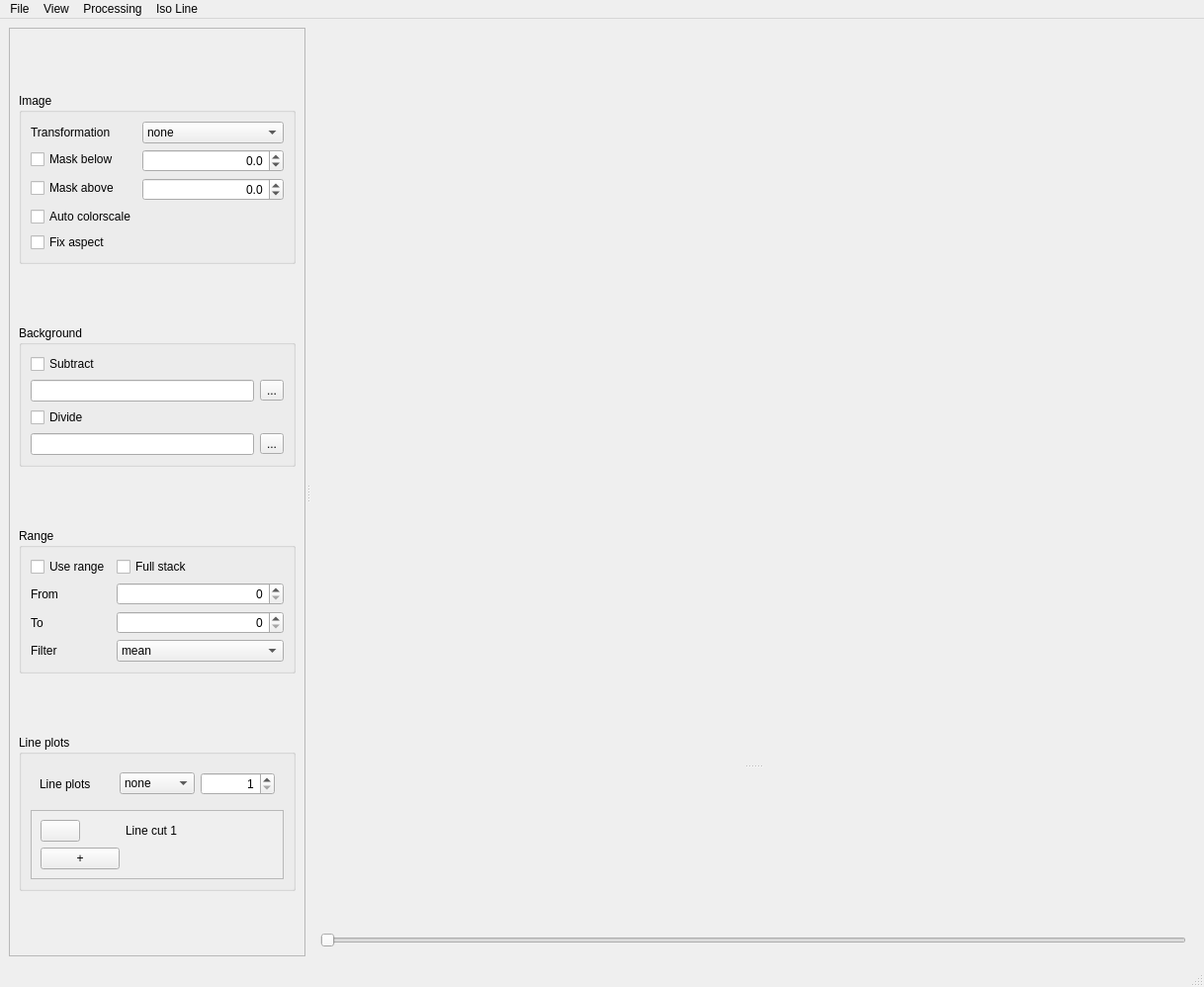
<?xml version="1.0" encoding="UTF-8"?>
<ui version="4.0">
 <class>MainWindow</class>
 <widget class="QMainWindow" name="MainWindow">
  <property name="geometry">
   <rect>
    <x>0</x>
    <y>0</y>
    <width>1218</width>
    <height>998</height>
   </rect>
  </property>
  <property name="minimumSize">
   <size>
    <width>1200</width>
    <height>900</height>
   </size>
  </property>
  <property name="windowTitle">
   <string>MainWindow</string>
  </property>
  <property name="windowIcon">
   <iconset>
    <normaloff>icon/icon32.png</normaloff>icon/icon32.png</iconset>
  </property>
  <widget class="QWidget" name="centralwidget">
   <layout class="QHBoxLayout" name="horizontalLayout">
    <item>
     <widget class="QSplitter" name="splitter">
      <property name="minimumSize">
       <size>
        <width>300</width>
        <height>0</height>
       </size>
      </property>
      <property name="lineWidth">
       <number>3</number>
      </property>
      <property name="midLineWidth">
       <number>2</number>
      </property>
      <property name="orientation">
       <enum>Qt::Horizontal</enum>
      </property>
      <property name="handleWidth">
       <number>6</number>
      </property>
      <property name="childrenCollapsible">
       <bool>false</bool>
      </property>
      <widget class="QFrame" name="frame">
       <property name="sizePolicy">
        <sizepolicy hsizetype="Preferred" vsizetype="Preferred">
         <horstretch>0</horstretch>
         <verstretch>0</verstretch>
        </sizepolicy>
       </property>
       <property name="minimumSize">
        <size>
         <width>300</width>
         <height>0</height>
        </size>
       </property>
       <property name="maximumSize">
        <size>
         <width>500</width>
         <height>16777215</height>
        </size>
       </property>
       <property name="acceptDrops">
        <bool>false</bool>
       </property>
       <property name="frameShape">
        <enum>QFrame::StyledPanel</enum>
       </property>
       <property name="frameShadow">
        <enum>QFrame::Raised</enum>
       </property>
       <layout class="QVBoxLayout" name="verticalLayout_2">
        <item>
         <spacer name="verticalSpacer">
          <property name="orientation">
           <enum>Qt::Vertical</enum>
          </property>
          <property name="sizeHint" stdset="0">
           <size>
            <width>20</width>
            <height>40</height>
           </size>
          </property>
         </spacer>
        </item>
        <item>
         <widget class="QGroupBox" name="groupBox_image">
          <property name="title">
           <string>Image</string>
          </property>
          <layout class="QFormLayout" name="formLayout_2">
           <item row="0" column="0">
            <widget class="QLabel" name="label">
             <property name="toolTip">
              <string>&lt;html&gt;&lt;head/&gt;&lt;body&gt;&lt;p&gt;Orientation of the displayed image, does not affect the 3D image stack. Currently &lt;span style=&quot; font-style:italic;&quot;&gt;not available&lt;/span&gt; in conjunction with ROI line plots.&lt;/p&gt;&lt;/body&gt;&lt;/html&gt;</string>
             </property>
             <property name="text">
              <string>Transformation</string>
             </property>
            </widget>
           </item>
           <item row="0" column="1">
            <widget class="QComboBox" name="comboBox_transform">
             <property name="toolTip">
              <string>&lt;html&gt;&lt;head/&gt;&lt;body&gt;&lt;p&gt;Orientation of the displayed image, does not affect the 3D image stack. Currently &lt;span style=&quot; font-style:italic;&quot;&gt;not available&lt;/span&gt; in conjunction with ROI line plots.&lt;/p&gt;&lt;/body&gt;&lt;/html&gt;</string>
             </property>
             <item>
              <property name="text">
               <string>none</string>
              </property>
             </item>
             <item>
              <property name="text">
               <string>flipUD</string>
              </property>
             </item>
             <item>
              <property name="text">
               <string>flipLR</string>
              </property>
             </item>
             <item>
              <property name="text">
               <string>transpose</string>
              </property>
             </item>
             <item>
              <property name="text">
               <string>rot90</string>
              </property>
             </item>
             <item>
              <property name="text">
               <string>rot180</string>
              </property>
             </item>
             <item>
              <property name="text">
               <string>rot270</string>
              </property>
             </item>
             <item>
              <property name="text">
               <string>rot180+tr</string>
              </property>
             </item>
            </widget>
           </item>
           <item row="1" column="0">
            <widget class="QCheckBox" name="checkBox_maskBelow">
             <property name="text">
              <string>Mask below</string>
             </property>
            </widget>
           </item>
           <item row="1" column="1">
            <widget class="QDoubleSpinBox" name="doubleSpinBox_maskBelow">
             <property name="cursor">
              <cursorShape>ArrowCursor</cursorShape>
             </property>
             <property name="locale">
              <locale language="C" country="AnyCountry"/>
             </property>
             <property name="alignment">
              <set>Qt::AlignRight|Qt::AlignTrailing|Qt::AlignVCenter</set>
             </property>
             <property name="correctionMode">
              <enum>QAbstractSpinBox::CorrectToNearestValue</enum>
             </property>
             <property name="showGroupSeparator" stdset="0">
              <bool>true</bool>
             </property>
             <property name="decimals">
              <number>1</number>
             </property>
             <property name="minimum">
              <double>-1000000.000000000000000</double>
             </property>
             <property name="maximum">
              <double>10000000.000000000000000</double>
             </property>
             <property name="singleStep">
              <double>10.000000000000000</double>
             </property>
            </widget>
           </item>
           <item row="3" column="0">
            <widget class="QCheckBox" name="checkBox_maskAbove">
             <property name="text">
              <string>Mask above</string>
             </property>
            </widget>
           </item>
           <item row="3" column="1">
            <widget class="QDoubleSpinBox" name="doubleSpinBox_maskAbove">
             <property name="cursor">
              <cursorShape>ArrowCursor</cursorShape>
             </property>
             <property name="mouseTracking">
              <bool>true</bool>
             </property>
             <property name="locale">
              <locale language="C" country="AnyCountry"/>
             </property>
             <property name="wrapping">
              <bool>false</bool>
             </property>
             <property name="alignment">
              <set>Qt::AlignRight|Qt::AlignTrailing|Qt::AlignVCenter</set>
             </property>
             <property name="correctionMode">
              <enum>QAbstractSpinBox::CorrectToNearestValue</enum>
             </property>
             <property name="decimals">
              <number>1</number>
             </property>
             <property name="minimum">
              <double>-1000000.000000000000000</double>
             </property>
             <property name="maximum">
              <double>10000000.000000000000000</double>
             </property>
             <property name="singleStep">
              <double>10.000000000000000</double>
             </property>
            </widget>
           </item>
           <item row="4" column="0">
            <widget class="QCheckBox" name="checkBox_autoColor">
             <property name="text">
              <string>Auto colorscale</string>
             </property>
            </widget>
           </item>
           <item row="5" column="0">
            <widget class="QCheckBox" name="checkBox_fixAspect">
             <property name="text">
              <string>Fix aspect</string>
             </property>
            </widget>
           </item>
          </layout>
         </widget>
        </item>
        <item>
         <spacer name="verticalSpacer_2">
          <property name="orientation">
           <enum>Qt::Vertical</enum>
          </property>
          <property name="sizeHint" stdset="0">
           <size>
            <width>20</width>
            <height>40</height>
           </size>
          </property>
         </spacer>
        </item>
        <item>
         <widget class="QGroupBox" name="groupBox_background">
          <property name="title">
           <string>Background</string>
          </property>
          <layout class="QGridLayout" name="gridLayout">
           <item row="0" column="0">
            <widget class="QCheckBox" name="checkBox_subtract">
             <property name="text">
              <string>Subtract</string>
             </property>
            </widget>
           </item>
           <item row="1" column="0">
            <widget class="QLineEdit" name="lineEdit_subtract">
             <property name="sizePolicy">
              <sizepolicy hsizetype="Preferred" vsizetype="Fixed">
               <horstretch>0</horstretch>
               <verstretch>0</verstretch>
              </sizepolicy>
             </property>
             <property name="minimumSize">
              <size>
               <width>200</width>
               <height>0</height>
              </size>
             </property>
             <property name="cursor">
              <cursorShape>IBeamCursor</cursorShape>
             </property>
            </widget>
           </item>
           <item row="1" column="1">
            <widget class="QToolButton" name="toolButton_subtract">
             <property name="text">
              <string>...</string>
             </property>
            </widget>
           </item>
           <item row="2" column="0">
            <widget class="QCheckBox" name="checkBox_divide">
             <property name="text">
              <string>Divide</string>
             </property>
            </widget>
           </item>
           <item row="3" column="0">
            <widget class="QLineEdit" name="lineEdit_divide">
             <property name="sizePolicy">
              <sizepolicy hsizetype="Preferred" vsizetype="Fixed">
               <horstretch>0</horstretch>
               <verstretch>0</verstretch>
              </sizepolicy>
             </property>
             <property name="minimumSize">
              <size>
               <width>200</width>
               <height>0</height>
              </size>
             </property>
            </widget>
           </item>
           <item row="3" column="1">
            <widget class="QToolButton" name="toolButton_divide">
             <property name="text">
              <string>...</string>
             </property>
            </widget>
           </item>
          </layout>
         </widget>
        </item>
        <item>
         <spacer name="verticalSpacer_3">
          <property name="orientation">
           <enum>Qt::Vertical</enum>
          </property>
          <property name="sizeHint" stdset="0">
           <size>
            <width>20</width>
            <height>40</height>
           </size>
          </property>
         </spacer>
        </item>
        <item>
         <widget class="QGroupBox" name="groupBox_range">
          <property name="toolTip">
           <string>&lt;html&gt;&lt;head/&gt;&lt;body&gt;&lt;p&gt;&lt;br/&gt;&lt;/p&gt;&lt;/body&gt;&lt;/html&gt;</string>
          </property>
          <property name="title">
           <string>Range</string>
          </property>
          <layout class="QFormLayout" name="formLayout">
           <item row="4" column="1">
            <widget class="QComboBox" name="comboBox_filter">
             <property name="enabled">
              <bool>true</bool>
             </property>
             <item>
              <property name="text">
               <string>mean</string>
              </property>
             </item>
             <item>
              <property name="text">
               <string>max</string>
              </property>
             </item>
            </widget>
           </item>
           <item row="4" column="0">
            <widget class="QLabel" name="label_rangeFilter">
             <property name="enabled">
              <bool>true</bool>
             </property>
             <property name="text">
              <string>Filter</string>
             </property>
            </widget>
           </item>
           <item row="1" column="0">
            <widget class="QCheckBox" name="checkBox_useRange">
             <property name="toolTip">
              <string>&lt;html&gt;&lt;head/&gt;&lt;body&gt;&lt;p&gt;If used several images can be filtered with &lt;span style=&quot; font-style:italic;&quot;&gt;mean&lt;/span&gt; or &lt;span style=&quot; font-style:italic;&quot;&gt;max&lt;/span&gt; filters.&lt;/p&gt;&lt;/body&gt;&lt;/html&gt;</string>
             </property>
             <property name="text">
              <string>Use range</string>
             </property>
            </widget>
           </item>
           <item row="2" column="0">
            <widget class="QLabel" name="label_rangeStart">
             <property name="text">
              <string>From</string>
             </property>
            </widget>
           </item>
           <item row="3" column="0">
            <widget class="QLabel" name="label_rangeFinish">
             <property name="text">
              <string>To</string>
             </property>
            </widget>
           </item>
           <item row="2" column="1">
            <widget class="QSpinBox" name="spinBox_rangeStart">
             <property name="cursor">
              <cursorShape>ArrowCursor</cursorShape>
             </property>
             <property name="alignment">
              <set>Qt::AlignRight|Qt::AlignTrailing|Qt::AlignVCenter</set>
             </property>
             <property name="correctionMode">
              <enum>QAbstractSpinBox::CorrectToPreviousValue</enum>
             </property>
             <property name="maximum">
              <number>100000</number>
             </property>
            </widget>
           </item>
           <item row="3" column="1">
            <widget class="QSpinBox" name="spinBox_rangeFinish">
             <property name="cursor">
              <cursorShape>ArrowCursor</cursorShape>
             </property>
             <property name="alignment">
              <set>Qt::AlignRight|Qt::AlignTrailing|Qt::AlignVCenter</set>
             </property>
             <property name="correctionMode">
              <enum>QAbstractSpinBox::CorrectToNearestValue</enum>
             </property>
             <property name="maximum">
              <number>100000</number>
             </property>
            </widget>
           </item>
           <item row="1" column="1">
            <widget class="QCheckBox" name="checkBox_fullStack">
             <property name="toolTip">
              <string>&lt;html&gt;&lt;head/&gt;&lt;body&gt;&lt;p&gt;Filtering the full image stack; range selectors disabled&lt;/p&gt;&lt;/body&gt;&lt;/html&gt;</string>
             </property>
             <property name="text">
              <string>Full stack</string>
             </property>
            </widget>
           </item>
          </layout>
         </widget>
        </item>
        <item>
         <spacer name="verticalSpacer_4">
          <property name="orientation">
           <enum>Qt::Vertical</enum>
          </property>
          <property name="sizeHint" stdset="0">
           <size>
            <width>20</width>
            <height>40</height>
           </size>
          </property>
         </spacer>
        </item>
        <item>
         <widget class="QGroupBox" name="groupBox_linePlots">
          <property name="title">
           <string>Line plots</string>
          </property>
          <layout class="QVBoxLayout" name="verticalLayout_3">
           <item>
            <widget class="QWidget" name="widget_2" native="true">
             <property name="minimumSize">
              <size>
               <width>0</width>
               <height>0</height>
              </size>
             </property>
             <layout class="QHBoxLayout" name="horizontalLayout_2">
              <item>
               <widget class="QLabel" name="label_linePlots">
                <property name="text">
                 <string>Line plots</string>
                </property>
               </widget>
              </item>
              <item>
               <widget class="QComboBox" name="comboBox_ROI">
                <item>
                 <property name="text">
                  <string>none</string>
                 </property>
                </item>
                <item>
                 <property name="text">
                  <string>ROI</string>
                 </property>
                </item>
                <item>
                 <property name="text">
                  <string>Line cut</string>
                 </property>
                </item>
               </widget>
              </item>
              <item>
               <widget class="QSpinBox" name="spinBox_ROI">
                <property name="alignment">
                 <set>Qt::AlignRight|Qt::AlignTrailing|Qt::AlignVCenter</set>
                </property>
                <property name="minimum">
                 <number>1</number>
                </property>
                <property name="maximum">
                 <number>10</number>
                </property>
               </widget>
              </item>
             </layout>
            </widget>
           </item>
           <item>
            <widget class="QScrollArea" name="scrollArea">
             <property name="widgetResizable">
              <bool>true</bool>
             </property>
             <widget class="QWidget" name="scrollAreaWidgetContents">
              <property name="geometry">
               <rect>
                <x>0</x>
                <y>0</y>
                <width>262</width>
                <height>66</height>
               </rect>
              </property>
              <layout class="QFormLayout" name="formLayout_4">
               <item row="0" column="0">
                <widget class="QPushButton" name="pushButton">
                 <property name="contextMenuPolicy">
                  <enum>Qt::CustomContextMenu</enum>
                 </property>
                 <property name="text">
                  <string/>
                 </property>
                 <property name="checkable">
                  <bool>false</bool>
                 </property>
                </widget>
               </item>
               <item row="0" column="1">
                <widget class="QLabel" name="label_2">
                 <property name="text">
                  <string>Line cut 1</string>
                 </property>
                </widget>
               </item>
               <item row="1" column="0">
                <widget class="QPushButton" name="pushButton_2">
                 <property name="text">
                  <string>+</string>
                 </property>
                </widget>
               </item>
              </layout>
             </widget>
            </widget>
           </item>
          </layout>
         </widget>
        </item>
        <item>
         <spacer name="verticalSpacer_5">
          <property name="orientation">
           <enum>Qt::Vertical</enum>
          </property>
          <property name="sizeHint" stdset="0">
           <size>
            <width>20</width>
            <height>40</height>
           </size>
          </property>
         </spacer>
        </item>
       </layout>
      </widget>
      <widget class="QTabWidget" name="tabWidget">
       <property name="sizePolicy">
        <sizepolicy hsizetype="Preferred" vsizetype="Preferred">
         <horstretch>1</horstretch>
         <verstretch>0</verstretch>
        </sizepolicy>
       </property>
       <property name="minimumSize">
        <size>
         <width>800</width>
         <height>0</height>
        </size>
       </property>
       <property name="currentIndex">
        <number>0</number>
       </property>
       <property name="documentMode">
        <bool>true</bool>
       </property>
       <property name="tabsClosable">
        <bool>true</bool>
       </property>
       <property name="movable">
        <bool>true</bool>
       </property>
       <property name="tabBarAutoHide">
        <bool>true</bool>
       </property>
       <widget class="QWidget" name="Data1" native="true">
        <attribute name="title">
         <string>Data1</string>
        </attribute>
        <layout class="QVBoxLayout" name="verticalLayout">
         <item>
          <widget class="QWidget" name="widget_3" native="true">
           <property name="sizePolicy">
            <sizepolicy hsizetype="Expanding" vsizetype="Expanding">
             <horstretch>0</horstretch>
             <verstretch>0</verstretch>
            </sizepolicy>
           </property>
           <property name="cursor">
            <cursorShape>CrossCursor</cursorShape>
           </property>
           <layout class="QVBoxLayout" name="verticalLayout_4">
            <item>
             <widget class="QSplitter" name="splitter_2">
              <property name="lineWidth">
               <number>3</number>
              </property>
              <property name="orientation">
               <enum>Qt::Vertical</enum>
              </property>
              <property name="handleWidth">
               <number>6</number>
              </property>
              <property name="childrenCollapsible">
               <bool>false</bool>
              </property>
              <widget class="GraphicsLayoutWidget" name="GrphicsLayoutWidget" native="true">
               <property name="sizePolicy">
                <sizepolicy hsizetype="Preferred" vsizetype="Preferred">
                 <horstretch>0</horstretch>
                 <verstretch>5</verstretch>
                </sizepolicy>
               </property>
               <property name="minimumSize">
                <size>
                 <width>200</width>
                 <height>500</height>
                </size>
               </property>
              </widget>
              <widget class="GraphicsLayoutWidget" name="GrphicsLayoutWidget1D" native="true">
               <property name="sizePolicy">
                <sizepolicy hsizetype="Preferred" vsizetype="Preferred">
                 <horstretch>0</horstretch>
                 <verstretch>0</verstretch>
                </sizepolicy>
               </property>
               <property name="minimumSize">
                <size>
                 <width>200</width>
                 <height>150</height>
                </size>
               </property>
              </widget>
             </widget>
            </item>
           </layout>
          </widget>
         </item>
         <item>
          <widget class="QLabeledRangeSlider" name="horizontalSlider">
           <property name="orientation">
            <enum>Qt::Horizontal</enum>
           </property>
          </widget>
         </item>
        </layout>
       </widget>
      </widget>
     </widget>
    </item>
   </layout>
  </widget>
  <widget class="QMenuBar" name="menubar">
   <property name="geometry">
    <rect>
     <x>0</x>
     <y>0</y>
     <width>1218</width>
     <height>23</height>
    </rect>
   </property>
   <widget class="QMenu" name="menuFile">
    <property name="title">
     <string>File</string>
    </property>
    <addaction name="actionLoad_Dummy"/>
    <addaction name="actionLoad_Image"/>
    <addaction name="actionLoad_Folder"/>
    <addaction name="actionLoad_Eiger2"/>
    <addaction name="actionLoad_Folder_Slice"/>
    <addaction name="actionLoad_scan_file"/>
    <addaction name="separator"/>
    <addaction name="actionSave_image"/>
    <addaction name="separator"/>
    <addaction name="actionQuit"/>
   </widget>
   <widget class="QMenu" name="menuProcessing">
    <property name="enabled">
     <bool>true</bool>
    </property>
    <property name="title">
     <string>Processing</string>
    </property>
    <widget class="QMenu" name="menuStack_Transformation">
     <property name="toolTip">
      <string>Non-reversible transformation of the 3D image stack</string>
     </property>
     <property name="title">
      <string>Stack Transformation</string>
     </property>
     <property name="toolTipsVisible">
      <bool>true</bool>
     </property>
     <addaction name="actionFilUD"/>
     <addaction name="actionFlupLR"/>
     <addaction name="actionTranspose"/>
     <addaction name="actionRot90"/>
     <addaction name="actionRot180"/>
     <addaction name="actionRot270"/>
     <addaction name="actionRot270_Tr"/>
    </widget>
    <widget class="QMenu" name="menuBackground_Correction">
     <property name="title">
      <string>Stack Bg Correction</string>
     </property>
     <addaction name="actionSubtract"/>
     <addaction name="actionDivide"/>
    </widget>
    <addaction name="menuStack_Transformation"/>
    <addaction name="menuBackground_Correction"/>
   </widget>
   <widget class="QMenu" name="menuIso_Line">
    <property name="title">
     <string>Iso Line</string>
    </property>
    <addaction name="actionShow_Iso_Line"/>
   </widget>
   <widget class="QMenu" name="menuView">
    <property name="title">
     <string>View</string>
    </property>
    <widget class="QMenu" name="menuTools">
     <property name="title">
      <string>Tools</string>
     </property>
     <property name="icon">
      <iconset theme="applications-system">
       <normaloff>.</normaloff>.</iconset>
     </property>
     <addaction name="actionVisible_Image_Manipulation"/>
    </widget>
    <addaction name="actionLight_Background"/>
    <addaction name="menuTools"/>
   </widget>
   <addaction name="menuFile"/>
   <addaction name="menuView"/>
   <addaction name="menuProcessing"/>
   <addaction name="menuIso_Line"/>
  </widget>
  <widget class="QStatusBar" name="statusbar"/>
  <action name="actionLoad_Image">
   <property name="icon">
    <iconset theme="document-open">
     <normaloff>.</normaloff>.</iconset>
   </property>
   <property name="text">
    <string>Load Image...</string>
   </property>
   <property name="shortcut">
    <string>Ctrl+O</string>
   </property>
  </action>
  <action name="actionLoad_Folder">
   <property name="icon">
    <iconset theme="document-open">
     <normaloff>.</normaloff>.</iconset>
   </property>
   <property name="text">
    <string>Load Folder...</string>
   </property>
  </action>
  <action name="actionLoad_Eiger2">
   <property name="icon">
    <iconset theme="document-open">
     <normaloff>.</normaloff>.</iconset>
   </property>
   <property name="text">
    <string>Load Eiger2...</string>
   </property>
  </action>
  <action name="actionQuit">
   <property name="icon">
    <iconset theme="application-exit">
     <normaloff>.</normaloff>.</iconset>
   </property>
   <property name="text">
    <string>Quit</string>
   </property>
   <property name="shortcut">
    <string>Ctrl+Q</string>
   </property>
   <property name="menuRole">
    <enum>QAction::QuitRole</enum>
   </property>
  </action>
  <action name="actionLight_Background">
   <property name="checkable">
    <bool>true</bool>
   </property>
   <property name="text">
    <string>Light Background</string>
   </property>
  </action>
  <action name="actionShow_Iso_Line">
   <property name="checkable">
    <bool>true</bool>
   </property>
   <property name="text">
    <string>Show Iso Line</string>
   </property>
  </action>
  <action name="actionOrientation">
   <property name="text">
    <string>Orientation</string>
   </property>
  </action>
  <action name="actionLoad_scan_file">
   <property name="icon">
    <iconset theme="document-open">
     <normaloff>.</normaloff>.</iconset>
   </property>
   <property name="text">
    <string>Load Scan File...</string>
   </property>
  </action>
  <action name="actionSave_image">
   <property name="icon">
    <iconset theme="document-save">
     <normaloff>.</normaloff>.</iconset>
   </property>
   <property name="text">
    <string>Save Image...</string>
   </property>
  </action>
  <action name="actionSomething">
   <property name="text">
    <string>Something</string>
   </property>
  </action>
  <action name="actionFilUD">
   <property name="text">
    <string>FlipUD</string>
   </property>
  </action>
  <action name="actionFlupLR">
   <property name="checkable">
    <bool>false</bool>
   </property>
   <property name="text">
    <string>FlupLR</string>
   </property>
  </action>
  <action name="actionRot90">
   <property name="text">
    <string>Rot90</string>
   </property>
  </action>
  <action name="actionRot180">
   <property name="text">
    <string>Rot180</string>
   </property>
  </action>
  <action name="actionRot270">
   <property name="text">
    <string>Rot270</string>
   </property>
  </action>
  <action name="actionTranspose">
   <property name="checkable">
    <bool>false</bool>
   </property>
   <property name="text">
    <string>Transpose</string>
   </property>
  </action>
  <action name="actionRot270_Tr">
   <property name="text">
    <string>Rot270+Tr</string>
   </property>
  </action>
  <action name="actionSubtract">
   <property name="text">
    <string>Subtract...</string>
   </property>
  </action>
  <action name="actionDivide">
   <property name="text">
    <string>Divide...</string>
   </property>
  </action>
  <action name="actionVisible_Image_Manipulation">
   <property name="checkable">
    <bool>true</bool>
   </property>
   <property name="text">
    <string>Visible Image Manipulation</string>
   </property>
  </action>
  <action name="actionLoad_Dummy">
   <property name="text">
    <string>Load Dummy</string>
   </property>
   <property name="shortcut">
    <string>Ctrl+E</string>
   </property>
  </action>
  <action name="actionLoad_Folder_Slice">
   <property name="icon">
    <iconset theme="document-open">
     <normaloff>.</normaloff>.</iconset>
   </property>
   <property name="text">
    <string>Load Folder Slice...</string>
   </property>
  </action>
 </widget>
 <customwidgets>
  <customwidget>
   <class>GraphicsLayoutWidget</class>
   <extends>QWidget</extends>
   <header location="global">pyqtgraph</header>
   <container>1</container>
  </customwidget>
  <customwidget>
   <class>QLabeledRangeSlider</class>
   <extends>QSlider</extends>
   <header location="global">qtrangeslider</header>
  </customwidget>
 </customwidgets>
 <resources/>
 <connections/>
</ui>
